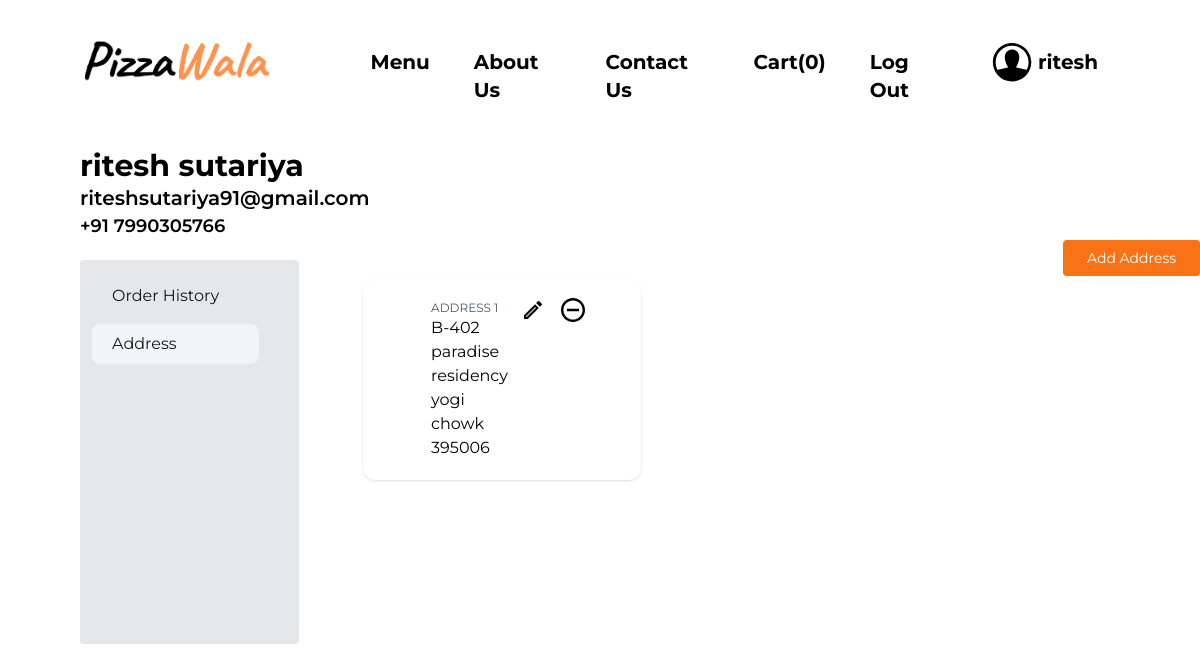
Page /addresses.php (signed in) on the committed database.
### tables this page shows
CREATE TABLE `customertb` (
  `custid` int(11) NOT NULL,
  `name` varchar(50) NOT NULL,
  `email` varchar(100) NOT NULL,
  `password` varchar(256) NOT NULL,
  `contactno` varchar(12) NOT NULL
);

CREATE TABLE `addresstb` (
  `addressid` int(11) NOT NULL,
  `custid` int(11) NOT NULL,
  `houseno` varchar(10) NOT NULL,
  `apartment_street` varchar(100) NOT NULL,
  `area` varchar(50) NOT NULL,
  `pincode` int(11) NOT NULL
);

### addresses.php (the view, shortened to what this page needs)
<?php
require_once 'dbconfig.php';
$addresses = $con->query("SELECT * FROM addresstb WHERE custid=" . $_SESSION['userId']);
if ($addresses) {
    $total_addresses = $addresses->num_rows;
} else {
    die("Error Occured while fetching addresses!");
}
$user_det = $con->query("SELECT * FROM customertb where custid=" . $_SESSION['userId']);
if ($user_det) {
    if ($user_det->num_rows == 1) {
        $user = $user_det->fetch_array();
    } else {
        die("no user found!");
    }
} else {
    die("something went wrong!!");
}
?>
<!DOCTYPE html>
<html lang="en">
<head>
    <script src="https://cdn.tailwindcss.com"></script>
    <link rel="stylesheet" href="./css/style.css">
</head>
<body>
    <?php include_once 'header.php'; ?>
    <div class="flex">
        <div>
            <h1 class="lg:ml-20 mt-5 text-3xl font-bold"><?php if (isset($user['name'])) echo $user['name']; ?></h1>
            <h1 class="lg:ml-20 text-xl font-semibold"><?php if (isset($user['email'])) echo $user['email']; ?></h1>
            <h1 class="lg:ml-20 text-lg font-semibold"><?php if (isset($user['contactno'])) echo "+91 " . $user['contactno']; ?></h1>
        </div>
    </div>
    <div class="flex">
        <aside class="w-64" aria-label="Sidebar">
            <div class="lg:ml-20 mt-5 overflow-y-auto absolute z-10 py-4 pr-10 pl-3 bg-gray-200 rounded h-96">
                <ul class="space-y-2">
                    <li>
                        <a href="account.php" class="flex items-center p-2 pr-10 text-base font-normal text-gray-900 rounded-lg hover:bg-gray-100">
                            <span class="ml-3">Order History</span>
                        </a>
                    </li>
                    <li>
                        <a href="#" class="flex items-center p-2 text-base cursor-pointer font-normal text-gray-900 rounded-lg bg-gray-100">
                            <span class="flex-1 ml-3">Address</span>
                        </a>
                    </li>
                </ul>
            </div>
        </aside>
        <?php
        if ($total_addresses > 0) {
        ?>
            <div class="grid grid-cols-2 mt-5">
                <?php
                $cnt = 0;
                while ($address = $addresses->fetch_array()) {
                    $cnt++;
                ?>
                    <div class="lg:ml-36 mt-5 bg-white shadow cursor-pointer rounded-xl px-12">
                        <div class="flex">
                            <div class="flex-1 py-5 pl-5 overflow-hidden">
                                <ul>
                                    <li class="text-xs text-gray-600 uppercase ">address <?php if (isset($cnt)) echo $cnt; ?></li>
                                    <li><?php if (isset($address['houseno'])) echo $address['houseno']; ?></li>
                                    <li><?php if (isset($address['apartment_street'])) echo $address['apartment_street']; ?></li>
                                    <li><?php if (isset($address['area'])) echo $address['area']; ?></li>
                                    <li><?php if (isset($address['pincode'])) echo $address['pincode']; ?></li>
                                </ul>
                            </div>
                            <div class="flex pt-2.5 pl-1">
                                <div class="btnedt">
                                    <button type="button" class="px-2 py-2 font-medium tracking-wide text-black capitalize transition duration-300 ease-in-out transform rounded-xl hover:bg-gray-300 focus:outline-none active:scale-95">
                                        <a href="edit_address.php?id=<?php echo $address['addressid']; ?>">
                                        </a>
                                    </button>
                                </div>
                                <div class="btndel">
                                    <button type="button" class="px-2 py-2 font-medium tracking-wide text-black capitalize transition duration-300 ease-in-out transform rounded-xl hover:bg-gray-300 focus:outline-none active:scale-95">
                                        <a href="delete_address.php?id=<?php echo $address['addressid']; ?>">
                                            <svg xmlns="http://www.w3.org/2000/svg" xmlns:sketch="http://www.bohemiancoding.com/sketch/ns" xmlns:xlink="http://www.w3.org/1999/xlink" height="24px" version="1.1" viewBox="0 0 20 20" width="24px">
                <?php
                }
                ?>
        <?php
        } else {
            echo "<p class='ml-36'>No Addresses Found! <a href='address_add.php'>click <span class='underline'>here</span></a> to add</p>";
        }
        ?>

### css/style.css (style rules this page uses)
body { font-family: 'Montserrat'; scroll-behavior: smooth; }

### rows in the picture
customertb: name "ritesh sutariya", email "riteshsutariya91@gmail.com", contactno "7990305766"
addresstb: houseno "B-402", apartment_street "paradise residency", area "yogi chowk", pincode "395006"

### other values in the picture
$cart_items "0"
strtok($_SESSION['userName'], " ") "ritesh"
